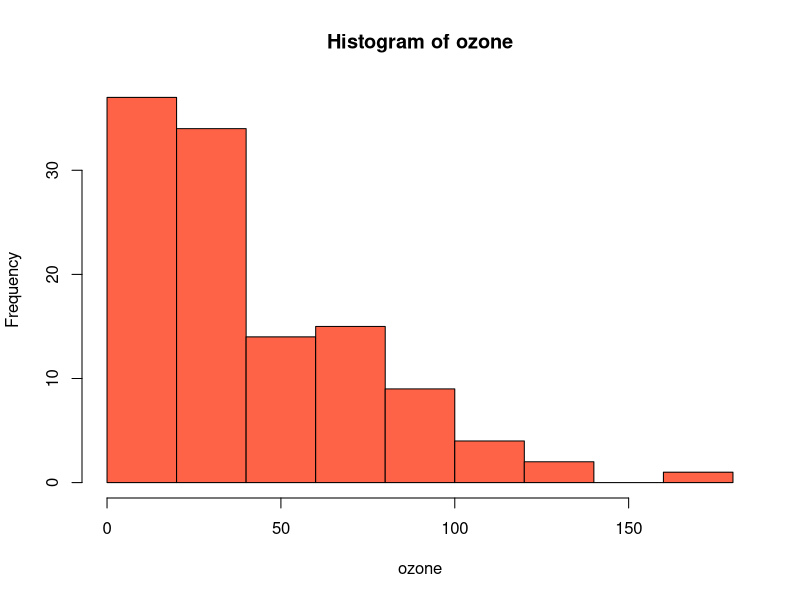

Here is the R script that generated this plot:
#Skewness 3
library(e1071)
data(airquality)
ozone <- airquality$Ozone
ozone <- ozone[!is.na(ozone)]
hist(ozone, col = "tomato")
skewness(ozone)
